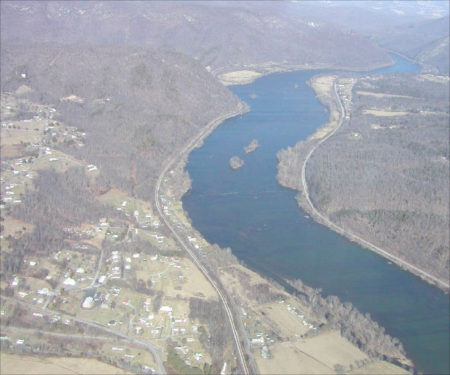
//> input picture Final Project/haze_remove/haze_remove/test.jpg, 450 x 375 px
$ ./main   (built with g++ and OpenCV 4)
//> lines starting //> are read from the running program, lines starting //| are printed output that depends on the picture
//> in TestImg, img is the input picture: 375 rows x 450 cols, CV_8UC3; mean B, G, R 171.8, 164.5, 160.2
### Final Project/HazeRemove.h
#ifndef HazeRemove_h
#define HazeRemove_h

#include <opencv2/opencv.hpp>
using namespace cv;

class HazeRemove
{
private:
    int patchRadius;
    int globalAtmosphericLight[3];
    float w0;
    static const float T0;
    void getPatchPosAndSize(Rect &rect, int rows, int cols, int x, int y);
public:
    Mat srcImg;
    Mat darkChannelImg;
    Mat transmissionMap;
    Mat guidedfilterTransmissionMap;
    Mat estimatedTransmissionMap;
    HazeRemove(Mat img,int radius,float coffecient);
    ~HazeRemove();
    void getDarkChannelPrior();
    void getTransmissionMap(bool isUseAverage=true);
    void getEstimatedTransmissionMap(bool isUseAverage=true);
    void getGlobalAtmosphericLight(bool isUseAverage);
    Mat getHazeRemoveImg(Mat transmissionMat);
    Mat guidedFilter(cv::Mat I, cv::Mat p, int r, double eps);
};


struct Pixel
{
    int posX;
    int posY;
    int val;
};

#endif

### Final Project/HazeRemove.cpp
#include "HazeRemove.h"

using namespace std;

int compareMyType(const void * a, const void * b)
{
    if (((Pixel*)a)->val <  ((Pixel*)b)->val) return 1;
    if (((Pixel*)a)->val == ((Pixel*)b)->val) return 0;
    return -1;
}

const float HazeRemove::T0 = 0.1;

HazeRemove::HazeRemove(Mat img, int radius, float coffecient) :w0(coffecient)
{
//> called with radius = 7, coffecient = 0.95
    srcImg = img;
    darkChannelImg.create(srcImg.rows, srcImg.cols, CV_8UC1);
    transmissionMap.create(srcImg.rows, srcImg.cols, CV_32F);
    estimatedTransmissionMap.create(srcImg.rows, srcImg.cols, CV_32F);
    patchRadius = radius;
    for (int i = 0; i < 3; i++)
    {
        globalAtmosphericLight[i] = 0;
    }

}


HazeRemove::~HazeRemove()
{
}

void HazeRemove::getPatchPosAndSize(Rect &rect,int rows,int cols,int x,int y)
{
    int i = y;
    int j = x;
    if (j - patchRadius < 0)
    {
        rect.x = 0;
        rect.width = j + patchRadius;
        if (i - patchRadius < 0)
        {
            rect.y = 0;
            rect.height = i + patchRadius;
        }
        else{
            rect.y = i - patchRadius;
            rect.height = i + patchRadius >= rows ? patchRadius + rows - i : 2 * patchRadius + 1;
        }
    }
    else if (i - patchRadius <= 0)
    {
        rect.y = 0;
        rect.height = i + patchRadius;
        rect.x = j - patchRadius;
        rect.width = j + patchRadius >= cols ? patchRadius + cols - j : 2 * patchRadius + 1;
    }
    else if (i + patchRadius >= rows)
    {
        rect.y = i - patchRadius;
        rect.height = patchRadius + rows - i;
        rect.x = j - patchRadius;
        rect.width = j + patchRadius >= cols ? patchRadius + cols - j : 2 * patchRadius + 1;
    }
    else if (j + patchRadius >= cols)
    {
        rect.x = j - patchRadius;
        rect.width = j + patchRadius >= cols ? patchRadius + cols - j : 2 * patchRadius + 1;
        rect.y = i - patchRadius;
        rect.height = 2 * patchRadius + 1;
    }
    else{
        rect.x = j - patchRadius;
        rect.y = i - patchRadius;
        rect.height = 2 * patchRadius + 1;
        rect.width = 2 * patchRadius + 1;
    }
}

void HazeRemove::getDarkChannelPrior()
{
    int rows = srcImg.rows;
//> rows = 375
    int cols = srcImg.cols;
//> cols = 450
    int nchannels = srcImg.channels();
//> nchannels = 3
    Mat tmpMat=darkChannelImg.clone();

    if (srcImg.isContinuous())
    {
        cols = cols*rows;
//> cols = 168750
        rows = 1;
    }
    for (int i = 0; i < rows; i++)
    {
        uchar* srcData = srcImg.ptr<uchar>(i);
        uchar* tmpData = tmpMat.ptr<uchar>(i);
        for (int j = 0; j < cols; j++)
        {
            *tmpData = *srcData;
            for (int p = 1; p < nchannels; p++)
            {
                if (*tmpData>*(srcData + p))
                    *tmpData = *(srcData + p);
            }
            tmpData++;
            srcData = srcData + nchannels;
        }
    }
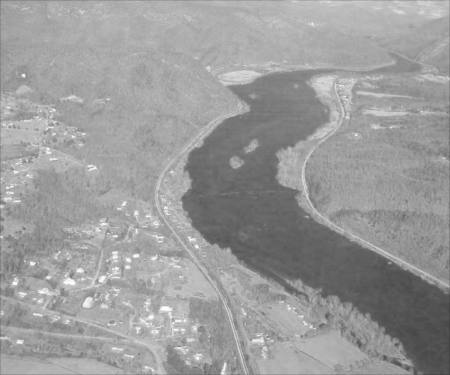
//> tmpMat: 375 rows x 450 cols, CV_8UC1; min 63, max 253, mean 155.5

    cols = tmpMat.cols;
//> cols = 450
    rows = tmpMat.rows;
    for (int i = 0; i < rows; i++)
    {
        for (int j = 0; j < cols; j++)
        {
            Rect rect;
            getPatchPosAndSize(rect, rows, cols, j, i);

            Mat patchImg = tmpMat(rect);
            double minimum=0;
            minMaxLoc(patchImg,&minimum);

            for (int patch_y = rect.y; patch_y < rect.y+rect.height; patch_y++)
            {
                uchar* darkPriorData = darkChannelImg.ptr<uchar>(patch_y);
                for (int patch_x = rect.x; patch_x < rect.x+rect.width; patch_x++)
                    *(darkPriorData+patch_x) = (int)minimum;
            }
        }
    }
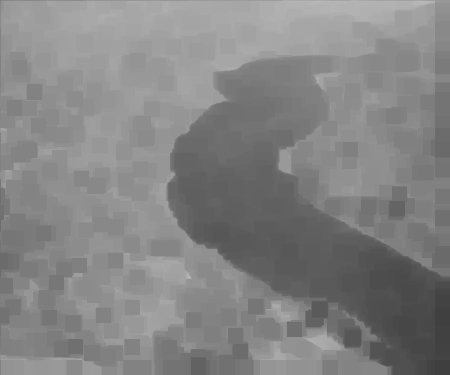
//> darkChannelImg: 375 rows x 450 cols, CV_8UC1; min 63, max 187, mean 131.8
}

// [46 lines left out: function getTransmissionMap, not called in this run]

void HazeRemove::getGlobalAtmosphericLight(bool isUseAverage)
{
//> called with isUseAverage = true
	const float brightes_ratio = 0.001;
	int rows = darkChannelImg.rows;
//> rows = 375
	int cols = darkChannelImg.cols;
//> cols = 450

	int brightestPixelNum = (int)(brightes_ratio*rows*cols);
//> brightestPixelNum = 168
	int count = 0;
	vector<Pixel> pixelContainer;
	if (darkChannelImg.isContinuous())
	{
		cols = cols*rows;
//> cols = 168750
		rows = 1;
	}
	for (int i = 0; i < rows; i++)
	{
		uchar* srcData = darkChannelImg.ptr<uchar>(i);
		for (int j = 0; j < cols; j++)
		{
			Pixel p;
			p.posX = j;
			p.posY = i;
			p.val = *(srcData + j);
			if (count < brightestPixelNum)
			{
				pixelContainer.push_back(p);
				count++;
			}
			else{
				qsort(&pixelContainer[0], pixelContainer.size(), sizeof(Pixel), compareMyType);
				if (p.val>pixelContainer[brightestPixelNum - 1].val)
					pixelContainer[brightestPixelNum - 1] = p;
			}
		}
	}
//> this loop made 1 pass
//> count on pass 1: 168
//> after the loop, pixelContainer = 168 items; count = 168

	float average[3] = { 0, 0, 0 };
	float max[3] = { 0, 0, 0 };
	int nChannels = srcImg.channels();
//> nChannels = 3
	for (int c = 0; c < nChannels; c++)
	{
		int sum = 0;
		for (int iter = 0; iter < brightestPixelNum; iter++)
		{
			int y = pixelContainer[iter].posY;
			uchar* fogImgData = srcImg.ptr<uchar>(y);
			if (isUseAverage)
			{
				sum += *(fogImgData + nChannels*y + c);
			}
			else{
				if (max[c] < *(fogImgData + nChannels*y + c))
					max[c] = *(fogImgData + nChannels*y + c);
			}
		}
		if (isUseAverage)
		{
			average[c] = (float)sum / (float)brightestPixelNum;
			globalAtmosphericLight[c] = average[c];
		}
		else
			globalAtmosphericLight[c] = max[c];
	}
//> this loop made 3 passes
//> sum on passes 1 to 3: 23352, 19152, 19320
}

void HazeRemove::getEstimatedTransmissionMap(bool isUseAverage)
{
    getGlobalAtmosphericLight(isUseAverage);
    const int rows = darkChannelImg.rows;
//> rows = 375
    const int cols = darkChannelImg.cols;
//> cols = 450

    for (int i = 0; i < rows; i++)
    {
        uchar* pdata = darkChannelImg.ptr<uchar>(i);
        float* transmissinData = estimatedTransmissionMap.ptr<float>(i);
        for (int j = 0; j < cols; j++)
        {
            float Val = (float)*(pdata + j);
            float maxValOfGlobalAtmosphericLight = (globalAtmosphericLight[0] < globalAtmosphericLight[1]) ? globalAtmosphericLight[1] : globalAtmosphericLight[0];
            maxValOfGlobalAtmosphericLight = (maxValOfGlobalAtmosphericLight < globalAtmosphericLight[2]) ? globalAtmosphericLight[2] : maxValOfGlobalAtmosphericLight;

            float normalizedVal = Val / maxValOfGlobalAtmosphericLight;
            *transmissinData++ = (1 - normalizedVal <= T0) ? T0 : (1 - normalizedVal);
        }
    }
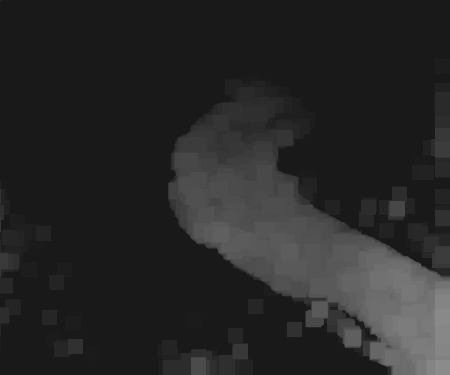
//> estimatedTransmissionMap: 375 rows x 450 cols, CV_32FC1; min 0.1, max 0.547, mean 0.155
}

Mat HazeRemove::getHazeRemoveImg(Mat transmissionMat)
{
    int rows = srcImg.rows;
    int cols = srcImg.cols;
    Mat hazeRemoveImg(srcImg.rows, srcImg.cols, CV_32FC3);
    const int nchannels = srcImg.channels();

    //if the image is continus, transform it into 1-dimension to make the operation faster
    if (srcImg.isContinuous())
    {
        cols = cols*rows;
        rows = 1;
    }
    for (int i = 0; i < rows; i++)
    {
        uchar* srcData = srcImg.ptr<uchar>(i);
        float* dstData = hazeRemoveImg.ptr<float>(i);
        float* transData = transmissionMat.ptr<float>(i);
        for (int j = 0; j < cols; j++)
        {
            float TVal = *(transData + j);
            for (int c = 0; c < nchannels; c++)
            {
                *(dstData + nchannels*j + c) = (*(srcData + nchannels*j + c) - globalAtmosphericLight[c]) / (TVal*255.0) + globalAtmosphericLight[c]/255.0;
            }
        }
    }
    return hazeRemoveImg;
}

Mat HazeRemove::guidedFilter(cv::Mat I, cv::Mat p, int r, double eps)
{
//> called with r = 8, eps = 0.04

     //guidance image
     //filtering input image
     //local window radius
     //regularization parameter: eps

    cv::Mat _I;
    I.convertTo(_I, CV_32FC1);
    I = _I;

    cv::Mat _p;
    p.convertTo(_p, CV_32FC1);
    p = _p;

    //[height, width] = size(I);
    int height = I.rows;
//> height = 375
    int width = I.cols;
//> width = 450

    //N = boxfilter(ones(height, width), r); % the size of each local patch; N=(2r+1)^2 except for boundary pixels.
    cv::Mat N;
    cv::boxFilter(cv::Mat::ones(height, width, I.type()), N, CV_32FC1, cv::Size(r, r));

    //mean_I = boxfilter(I, r) ./ N;
    cv::Mat mean_I;
    cv::boxFilter(I, mean_I, CV_32FC1, cv::Size(r, r));

    //mean_p = boxfilter(p, r) ./ N;
    cv::Mat mean_p;
    cv::boxFilter(p, mean_p, CV_32FC1, cv::Size(r, r));

    //mean_Ip = boxfilter(I.*p, r) ./ N;
    cv::Mat mean_Ip;
    cv::boxFilter(I.mul(p), mean_Ip, CV_32FC1, cv::Size(r, r));

    //cov_Ip = mean_Ip - mean_I .* mean_p; % this is the covariance of (I, p) in each local patch.
    cv::Mat cov_Ip = mean_Ip - mean_I.mul(mean_p);

    //mean_II = boxfilter(I.*I, r) ./ N;
    cv::Mat mean_II;
    cv::boxFilter(I.mul(I), mean_II, CV_32FC1, cv::Size(r, r));
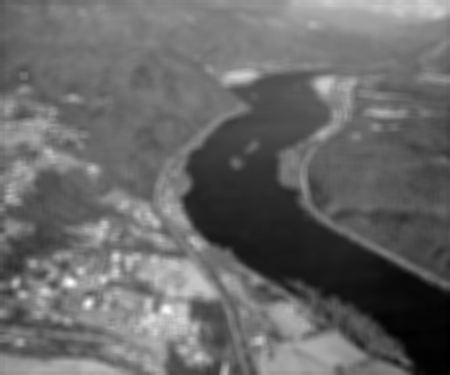
//> mean_II: 375 rows x 450 cols, CV_32FC1; min 8824.5, max 54581.9, mean 27612.1; drawn with min black and max white

    //var_I = mean_II - mean_I .* mean_I;
    cv::Mat var_I = mean_II - mean_I.mul(mean_I);
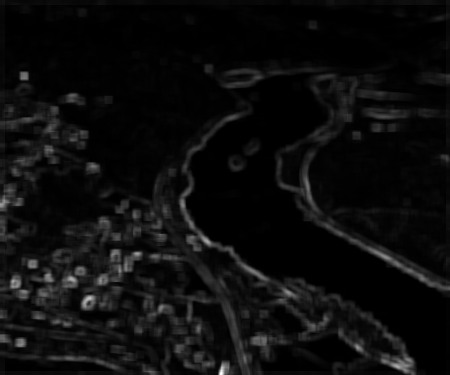
//> var_I: 375 rows x 450 cols, CV_32FC1; min 0.124, max 1944.7, mean 100.6; drawn with min black and max white

    //a = cov_Ip ./ (var_I + eps); % Eqn. (5) in the paper;
    cv::Mat a = cov_Ip / (var_I + eps);

    //b = mean_p - a .* mean_I; % Eqn. (6) in the paper;
    cv::Mat b = mean_p - a.mul(mean_I);

    //mean_a = boxfilter(a, r) ./ N;
    cv::Mat mean_a;
    cv::boxFilter(a, mean_a, CV_32FC1, cv::Size(r, r));
    mean_a = mean_a / N;

    //mean_b = boxfilter(b, r) ./ N;
    cv::Mat mean_b;
    cv::boxFilter(b, mean_b, CV_32FC1, cv::Size(r, r));
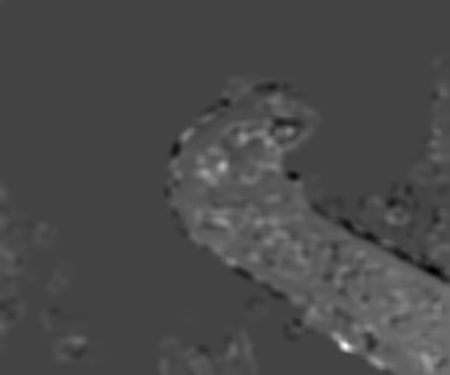
//> mean_b: 375 rows x 450 cols, CV_32FC1; min -0.637, max 2.14, mean 0.169; drawn with min black and max white
    mean_b = mean_b / N;

    //q = mean_a .* I + mean_b; % Eqn. (8) in the paper;
    guidedfilterTransmissionMap = mean_a.mul(I) + mean_b;
    //q.copyTo();
    return guidedfilterTransmissionMap;
}

### Final Project/main.cpp
#include<iostream>
#include"HazeRemove.h"
#include <opencv2/opencv.hpp>

using namespace std;
using namespace cv;

void TestImg()
{
    const float w0 = 0.95;
	int r = 8;
	double eps = 0.04;
	//Mat img = imread("test2.jpg");
	Mat img = imread("test.jpg");
    Mat gray;
    cvtColor(img, gray, CV_BGR2GRAY);

    HazeRemove hazeRomove(img,7,w0);
    hazeRomove.getDarkChannelPrior();
    hazeRomove.getEstimatedTransmissionMap();
	hazeRomove.guidedFilter(gray, hazeRomove.estimatedTransmissionMap, r, eps);
    //imshow("estimatedTransmissionMap", hazeRomove.estimatedTransmissionMap);
    //waitKey(5);

    Mat estimatedHazeRemoveImg = hazeRomove.getHazeRemoveImg(hazeRomove.estimatedTransmissionMap);
//> after the loop in getHazeRemoveImg, `for (int i = 0; i < rows; i++)`:
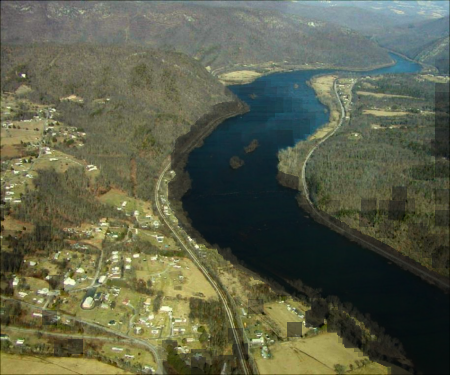
//> hazeRemoveImg: 375 rows x 450 cols, CV_32FC3; mean B, G, R 1.75, 2.26, 2.17; drawn with min black and max white
    //Mat transmissionMapHazeRemove = hazeRomove.getHazeRemoveImg(hazeRomove.transmissionMap);
    Mat filterGuidedHazeRemoveImg = hazeRomove.getHazeRemoveImg(hazeRomove.guidedfilterTransmissionMap);

    imshow("src", img);
    waitKey(5);
    imshow("darkChanel", hazeRomove.darkChannelImg);
    waitKey(5);
    imshow("estimatedTransmissionMap", hazeRomove.estimatedTransmissionMap);
    waitKey(5);
    imshow("estimatedHazeRemoveImg", estimatedHazeRemoveImg);
    waitKey(5);

	imshow("guidedfilterTransmissionMap", hazeRomove.guidedfilterTransmissionMap);
    waitKey(5);
	imshow("filterGuidedHazeRemoveImg", filterGuidedHazeRemoveImg);
	waitKey(0);
}

int main()
{
    TestImg();
    return 0;
}
